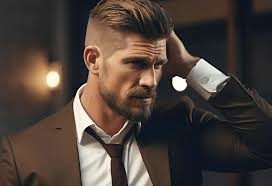
#> input picture images/img3.jpeg, 272 x 186 px
$ python spaces.py
#> lines starting #> are read from the running program, lines starting #| are printed output that depends on the picture
import cv2 as cv

img = cv.imread('./images/img3.jpeg')
#> img is the input picture: shape (186, 272, 3); mean B, G, R 57.9, 64.4, 75.9
img = cv.resize(img,(500,500))
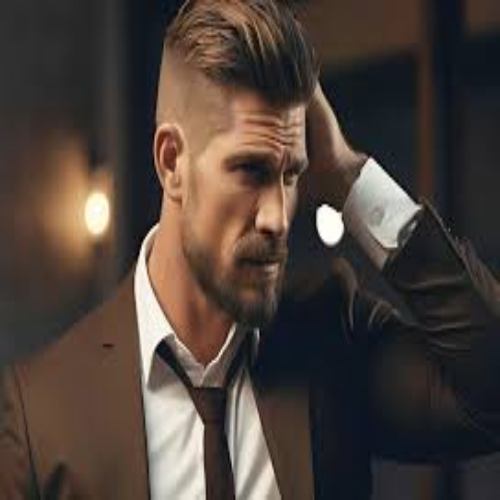
#> img: shape (500, 500, 3); mean B, G, R 57.8, 64.3, 75.8


# gray = cv.cvtColor(img,cv.COLOR_BGR2GRAY)

# BGR to Hue Seturation value (what humans see)

# hsv = cv.cvtColor(img,cv.COLOR_BGR2HSV)


# BGR to L*a*b

# img = cv.cvtColor(img,cv.COLOR_BGR2LAB)


# BGR to RGB

img = cv.cvtColor(img,cv.COLOR_BGR2RGB)
# Here by above line opencv will show inversion image as it uses BGR color formate

cv.imshow('img',img)

cv.waitKey(0)
cv.destroyAllWindows()

$ run again, with images/img1.jpeg copied over images/img3.jpeg
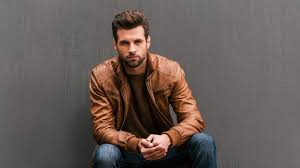
#> input picture images/img1.jpeg, 300 x 168 px
#> img is the input picture: shape (168, 300, 3); mean B, G, R 85.8, 90.2, 101.2
#> `img = cv.resize(img,(500,500))`:
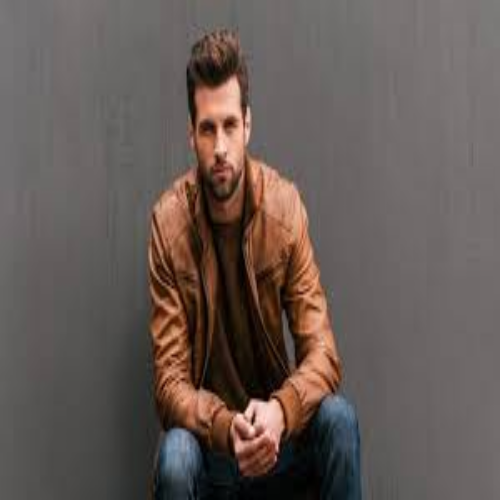
#> img: shape (500, 500, 3); mean B, G, R 85.7, 90.1, 101.2

$ run again, with images/img4.jpeg copied over images/img3.jpeg
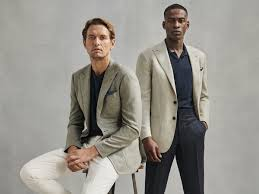
#> input picture images/img4.jpeg, 259 x 194 px
#> img is the input picture: shape (194, 259, 3); mean B, G, R 139.6, 146.5, 149.7
#> `img = cv.resize(img,(500,500))`:
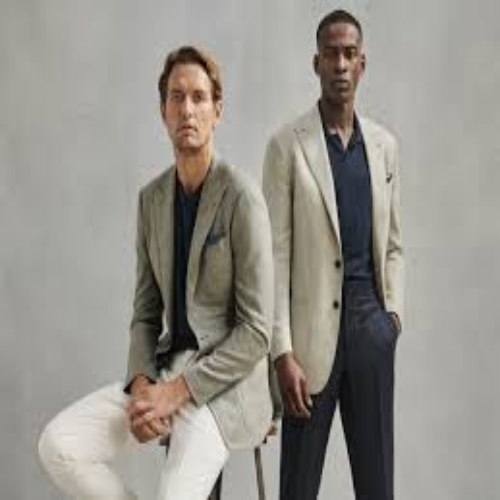
#> img: shape (500, 500, 3); mean B, G, R 139.5, 146.4, 149.7
